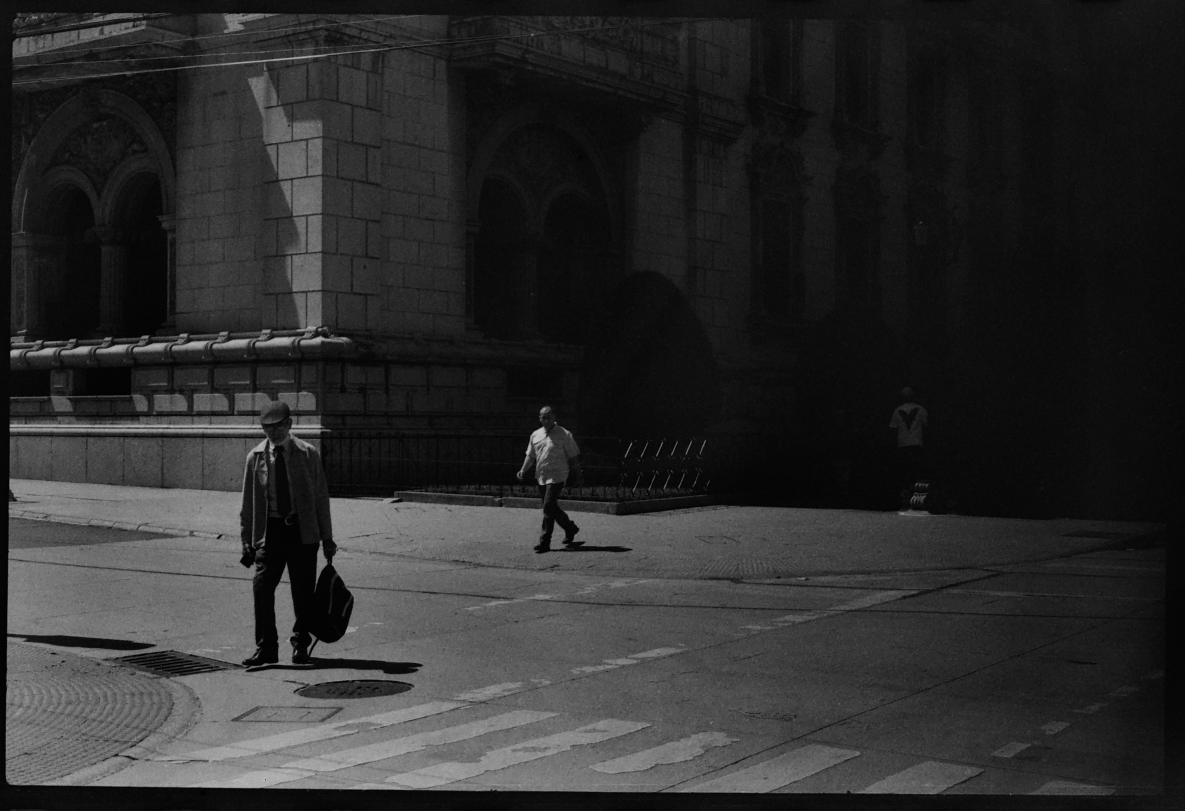
#> input picture walk.jpg, 2369 x 1621 px (shown at 1/2 size)
$ jupyter execute lab3.ipynb
#> lines starting #> are read from the running program, lines starting #| are printed output that depends on the picture; after the words box and inside, x2 and y2 are one past the last pixel; in counts of white or black regions, pixels touching at a corner belong together
# Laboratorio # 3

- Juan Luis Solórzano
- Diego Alonzo
- Arturo Argueta

[cell 1]
import cv2
import numpy as np
from skimage.color import rgb2gray
from skimage.transform import resize
import matplotlib.pyplot as plt

## 1. Preprocesamiento de la imagen

[cell 2]
def preprocess_image(image: np.ndarray, k: int, output_dtype=np.uint8) -> np.ndarray:
    image = cv2.cvtColor(image, cv2.COLOR_BGR2GRAY)
    if k < 1:
        raise ValueError("El valor de k debe ser mayor o igual a 1.")

    # Redimensionar la imagen al tamaño (128k, 64k)
    new_size = (int(128 * k), int(64 * k))
    resized_image = resize(image, new_size, anti_aliasing=True)

    # Convertir a formato de salida
    if output_dtype == np.uint8:
        resized_image = (resized_image * 255).astype(np.uint8)
    elif output_dtype == np.float32:
        resized_image = resized_image.astype(np.float32)
    else:
        raise ValueError("Tipo de salida no soportado. Use np.uint8 o np.float32.")

    return resized_image

[cell 3]
# Ejemplo de uso:
image = cv2.imread('walk.jpg')
#> image is the input picture: shape (1621, 2369, 3); mean B, G, R 44.4, 44.4, 44.4

processed_image = preprocess_image(image, k=3)

[cell 4]
plt.subplot(1, 2, 1)
plt.imshow(image)
plt.subplot(1, 2, 2)
plt.imshow(processed_image, cmap="gray")

## 2. Prewitt o Sobel

[cell 5]
def compute_gradient(image: np.ndarray, method: str = 'sobel'):
    # Convertir a float32 para evitar overflow
#> called with method = 'sobel'
    image = image.astype(np.float32)
#> image: shape (384, 192) float32

    if method.lower() == 'sobel':
        kernel_x = np.array([[-1, -2, -1],
                             [ 0,  0,  0],
                             [ 1,  2,  1]])
        kernel_y = np.array([[-1, 0, 1],
                             [-2, 0, 2],
                             [-1, 0, 1]])
    elif method.lower() == 'prewitt':
        kernel_x = np.array([[-1, -1, -1],
                             [ 0,  0,  0],
                             [ 1,  1,  1]])
        kernel_y = np.array([[-1, 0, 1],
                             [-1, 0, 1],
                             [-1, 0, 1]])
    else:
        raise ValueError("Método no válido. Usa 'sobel' o 'prewitt'")

    # Invertir kernels para OpenCV (opcional, depende de tu convención)
    kernel_x = np.flipud(kernel_x)
    kernel_y = np.flipud(kernel_y)

    # Aplicar padding
    padded_image = cv2.copyMakeBorder(image, 1, 1, 1, 1, cv2.BORDER_REPLICATE)
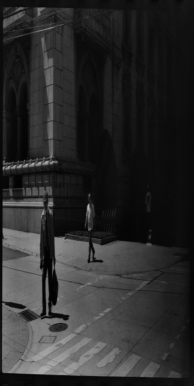
#> padded_image: shape (386, 194) float32; min 2, max 179, mean 43.5

    # Aplicar filtros
    Gx = cv2.filter2D(padded_image, -1, kernel_x)[1:-1, 1:-1]
    Gy = cv2.filter2D(padded_image, -1, kernel_y)[1:-1, 1:-1]
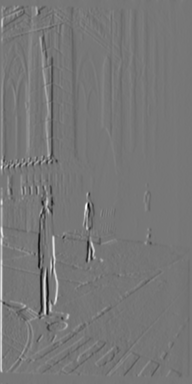
#> Gy: shape (384, 192) float32; min -548, max 622, mean 0; drawn with min black and max white

    # Calcular magnitud y dirección
    magnitude = np.sqrt(Gx**2 + Gy**2)
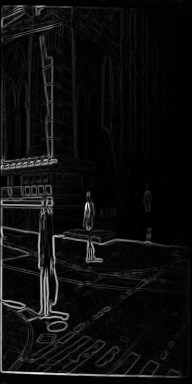
#> magnitude: shape (384, 192) float32; min 0, max 641.1, mean 35.6; drawn with min black and max white
    magnitude = cv2.normalize(magnitude, None, 0, 255, cv2.NORM_MINMAX)

    theta = np.arctan2(Gy, Gx) * (180 / np.pi) % 180  # Modulo 180

    return magnitude.astype(np.uint8), theta

[cell 6]
image_sobel_mu, image_sobel_theta = compute_gradient(processed_image, "sobel")
image_prewitt_mu, image_prewitt_theta = compute_gradient(processed_image, "prewitt")
#> call 2 of compute_gradient, with method = 'prewitt'
#> in compute_gradient (call 2), `theta = np.arctan2(Gy, Gx) * (180 / np.pi) % 180`:
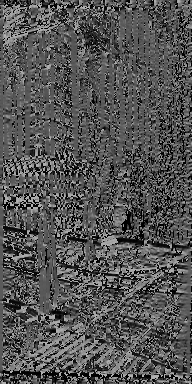
#> theta: shape (384, 192) float32; min 0, max 179.8, mean 84.1

[cell 7]
plt.subplot(2, 3, 1)
plt.imshow(processed_image,cmap="gray")
plt.subplot(2, 3, 2)
plt.imshow(image_sobel_mu, cmap="gray")
plt.subplot(2, 3, 3)
plt.imshow(image_sobel_theta, cmap="gray")
plt.subplot(2, 3, 4)
plt.imshow(image_prewitt_mu, cmap="gray")
plt.subplot(2, 3, 5)
plt.imshow(image_prewitt_theta, cmap="gray")

## 3. Stack de bloques

[cell 8]
def extract_blocks(mu, theta, block_size):
#> called with block_size = 32
    stride = block_size // 2
    height, width = mu.shape
#> height = 384; width = 192

    #evitar desbordamiento
    M = (height - block_size) // stride - 1
#> M = 21
    N = (width - block_size) // stride - 1
#> N = 9

    blocks_mu = np.zeros((M, N, block_size, block_size), dtype=mu.dtype)
    blocks_theta = np.zeros((M, N, block_size, block_size), dtype=theta.dtype)

    for i in range(M):
        for j in range(N):
            y = i * stride
            x = j * stride
            if y + block_size <= height and x + block_size <= width:
                blocks_mu[i, j] = mu[y:y+block_size, x:x+block_size]
                blocks_theta[i, j] = theta[y:y+block_size, x:x+block_size]

    return blocks_mu, blocks_theta

[cell 9]
BLOCK_SIZE= 32

[cell 10]
array_sobel_mu, array_sobel_theta = extract_blocks(image_sobel_mu, image_sobel_theta, BLOCK_SIZE)
array_prewitt_mu, array_prewitt_theta = extract_blocks(image_prewitt_mu, image_prewitt_theta, BLOCK_SIZE)

[cell 11]
array_sobel_mu.shape
#> Out = (21, 9, 32, 32)

## 4. histograma de gradientes

[cell 12]
def compute_histograms(blocks_mu, blocks_theta, n_bins):
#> called with blocks_mu = array of shape (21, 9, 32, 32), blocks_theta = array of shape (21, 9, 32, 32), n_bins = 12
    M, N, h, w = blocks_mu.shape
#> M = 21; N = 9; h = 32; w = 32
    H = np.zeros((M, N, n_bins), dtype=np.float32)

    bin_width = 180 / n_bins  # Asumiendo ángulos en [0, 180)

    for i in range(M):
        for j in range(N):
            hist = np.zeros(n_bins, dtype=np.float32)
            for y in range(h):
                for x in range(w):
                    magnitude = blocks_mu[i, j, y, x]
                    angle = blocks_theta[i, j, y, x] % 180  # Asegura que esté entre 0 y 180

                    # Índices de los bins adyacentes
                    bin_idx = angle / bin_width
                    b1 = int(np.floor(bin_idx)) % n_bins
                    b2 = (b1 + 1) % n_bins

                    # Pesos bilineales
                    w2 = bin_idx - np.floor(bin_idx)
                    w1 = 1 - w2

                    # Votos ponderados
                    hist[b1] += w1 * magnitude
                    hist[b2] += w2 * magnitude

            # Normalización euclidiana
            norm = np.linalg.norm(hist) + 1e-6
            H[i, j, :] = hist / norm

    return H

[cell 13]
n_bins = 12# o cualquier valor que estés usando

[cell 14]
hist_sobel = compute_histograms(array_sobel_mu, array_sobel_theta, n_bins)
hist_prewitt = compute_histograms(array_prewitt_mu, array_prewitt_theta, n_bins)

[cell 15]
b = [(180./n_bins)*(i+.5) for i in range(n_bins)]

#
fig, axes = plt.subplots(4, 5, figsize=(20, 15))
axes = axes.flatten()

H = hist_sobel


num_histograms = min(20, H.shape[0])  # Mostrar hasta 20 histogramas
#> num_histograms = 20

for i in range(num_histograms):

    hist_data = H[i, 0, :]

    # Graficar el histograma
    axes[i].bar(b, hist_data, width=(180/n_bins)*0.8, align='center', color='skyblue', edgecolor='navy')
    axes[i].set_title(f'Histograma {i+1}')
    axes[i].set_xlabel('Orientación (grados)')
    axes[i].set_ylabel('Magnitud')
    axes[i].set_xticks(b)
    axes[i].grid(True, linestyle='--', alpha=0.5)
    axes[i].set_xlim(0, 180)  # Asegurar que el eje x cubra todo el rango

# Ocultar ejes vacíos si mostramos menos de 20 histogramas
for j in range(num_histograms, 20):
    axes[j].axis('off')

plt.tight_layout()
plt.show()
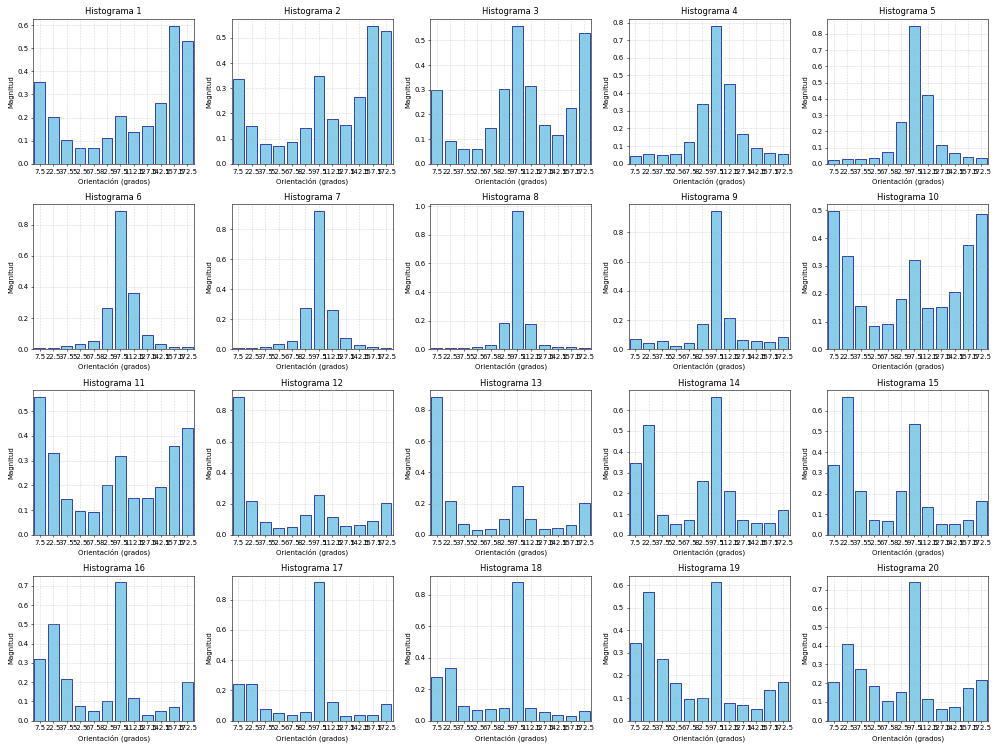
#> figure drawn by matplotlib, 20 panels; panel 1: tallest bar 0.598 high, from x = 151.5 to 163.5; panel 2: tallest bar 0.549 high, from x = 151.5 to 163.5; panel 3: tallest bar 0.56 high, from x = 91.5 to 103.5; panel 4: tallest bar 0.783 high, from x = 91.5 to 103.5

## 5. Visualización de histogramas por bloque

[cell 16]
def visualize_block_histogram(hist, block_size, n_bins):
    image = np.zeros((block_size, block_size), dtype=np.uint8)
    center = (block_size // 2, block_size // 2)
    bin_width = 180 / n_bins

    for i in range(n_bins):
        angle = i * bin_width + bin_width / 2
        radians = np.deg2rad(angle)

        dx = int(np.cos(radians) * (block_size // 2 - 1))
        dy = int(np.sin(radians) * (block_size // 2 - 1))

        x1 = center[0] - dx
        y1 = center[1] - dy
        x2 = center[0] + dx
        y2 = center[1] + dy

        magnitude = hist[i]
        intensity = int(np.clip(magnitude * 255, 0, 255))

        cv2.line(image, (x1, y1), (x2, y2), intensity, 1, lineType=cv2.LINE_AA)

    return image

[cell 17]
def visualize_all_blocks(histograms, block_size):
#> called with histograms = array of shape (21, 9, 12), block_size = 32
    M, N, n_bins = histograms.shape
#> M = 21; N = 9
    height = M * block_size
    width = N * block_size
    vis_image = np.zeros((height, width), dtype=np.uint8)

    for i in range(M):
        for j in range(N):
            block_hist = histograms[i, j]
            block_img = visualize_block_histogram(block_hist, block_size, n_bins)
            y, x = i * block_size, j * block_size
            vis_image[y:y+block_size, x:x+block_size] = block_img
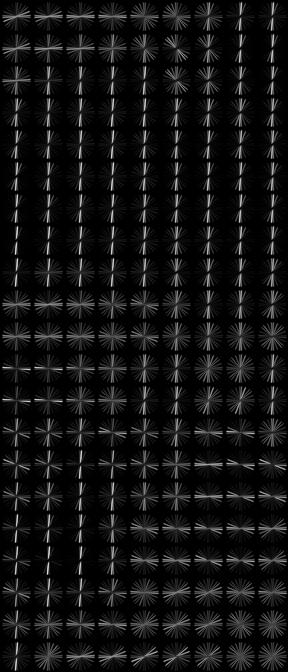
#> vis_image: shape (672, 288); min 0, max 223, mean 18.4

    return vis_image

[cell 18]
def show_image_with_directions(original_image, direction_image):
    # Asegúrate de que ambas tengan mismo tamaño o redimensiona si es necesario
    if len(original_image.shape) == 3:
        original_image = cv2.cvtColor(original_image, cv2.COLOR_BGR2GRAY)
    direction_image_resized = cv2.resize(direction_image, (original_image.shape[1], original_image.shape[0]))
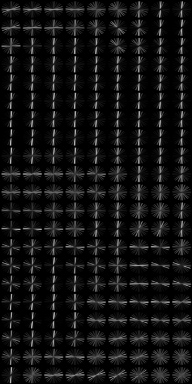
#> direction_image_resized: shape (384, 192); min 0, max 188, mean 18.3

    combined = np.hstack((original_image, direction_image_resized))
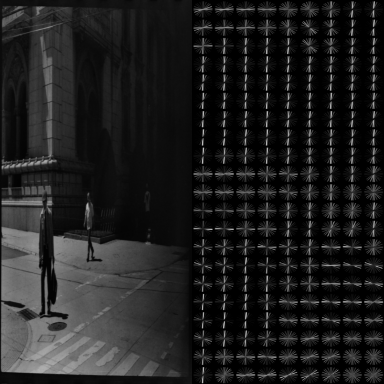
#> combined: shape (384, 384); min 0, max 188, mean 31.1

    plt.figure(figsize=(15, 10))
    plt.imshow(combined, cmap='gray')
    plt.title('Original Image (left) and Block Directions (right)')
    plt.axis('off')
    plt.show()

[cell 19]
direction_image = visualize_all_blocks(hist_sobel, BLOCK_SIZE)

[cell 20]
show_image_with_directions(processed_image, direction_image)

[cell 21]
direction_image = visualize_all_blocks(hist_prewitt, BLOCK_SIZE)
show_image_with_directions(processed_image, direction_image)

## 6 usar scikit HOG

[cell 22]
from skimage.feature import hog
image_gray = cv2.cvtColor(image, cv2.COLOR_BGR2GRAY)
fd, hogI = hog(processed_image, orientations=9, pixels_per_cell=(16,16), cells_per_block=(2,2), visualize=True)
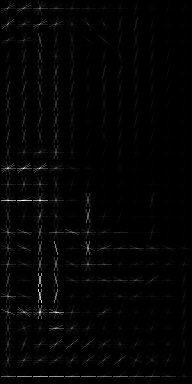
#> hogI: shape (384, 192) float64; min 0, max 30.44, mean 0.5; drawn with min black and max white
plt.figure()
plt.imshow(hogI, cmap = 'gray')
plt.show()

## 7 Detección de personas

[cell 23]
def person_detector(I):
    hog2 = cv2.HOGDescriptor()
    hog2.setSVMDetector(cv2.HOGDescriptor_getDefaultPeopleDetector())

    locations , confidence = hog2.detectMultiScale(I, winStride=(8, 8), padding=(8, 8), scale= 1.04 )
    for (x, y, w, h) in locations:
        cv2.rectangle(I, (x, y), (x + w, y + h), (0, 0, 255), 5)
#> this loop made 2 passes
#> (x, y, w, h) on passes 1 to 2: (1011, 771, 191, 381), (386, 729, 363, 726)
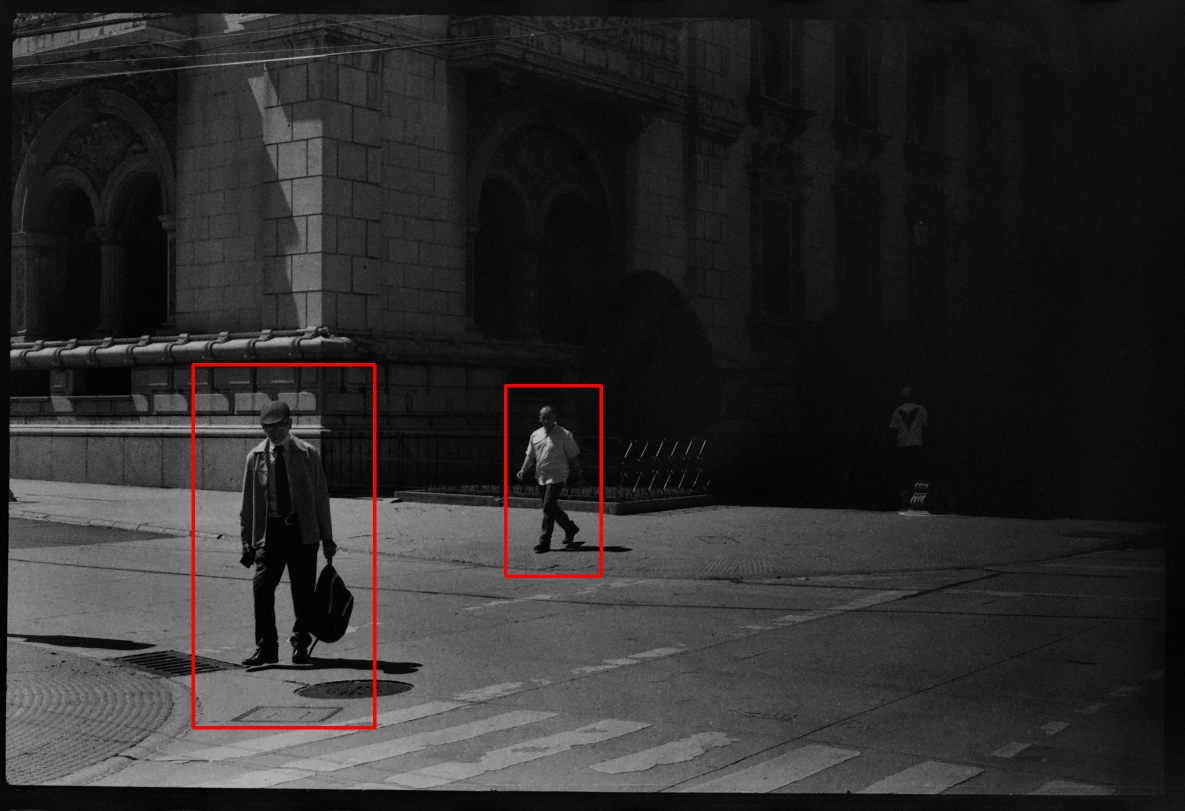
#> I: shape (1621, 2369, 3) (shown at 1/2 size); 0.6% of pixels changed, all inside (x1, y1, x2, y2) = (383, 726, 1206, 1459)
    I_rgb = cv2.cvtColor(I, cv2.COLOR_BGR2RGB)
    plt.figure(figsize=(20,10))
    plt.imshow(I_rgb)
    plt.axis('off')
    plt.show()

$ run again, with person2.jpg copied over walk.jpg
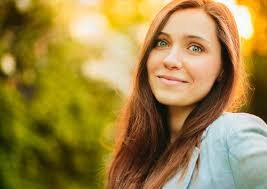
#> input picture person2.jpg, 267 x 189 px
#> image is the input picture: shape (189, 267, 3); mean B, G, R 69.6, 133, 157.9
#> in compute_gradient, `theta = np.arctan2(Gy, Gx) * (180 / np.pi) % 180`:
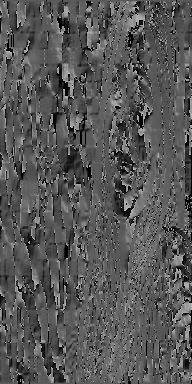
#> theta: shape (384, 192) float32; min 0, max 179.7, mean 87.4
#> `fd, hogI = hog(processed_image, orientations=9, pixels_per_cell=(16,16..`:
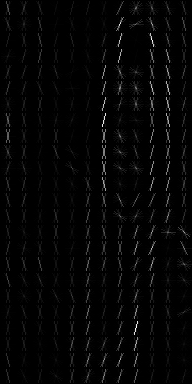
#> hogI: shape (384, 192) float64; min 0, max 39.13, mean 0.8; drawn with min black and max white
